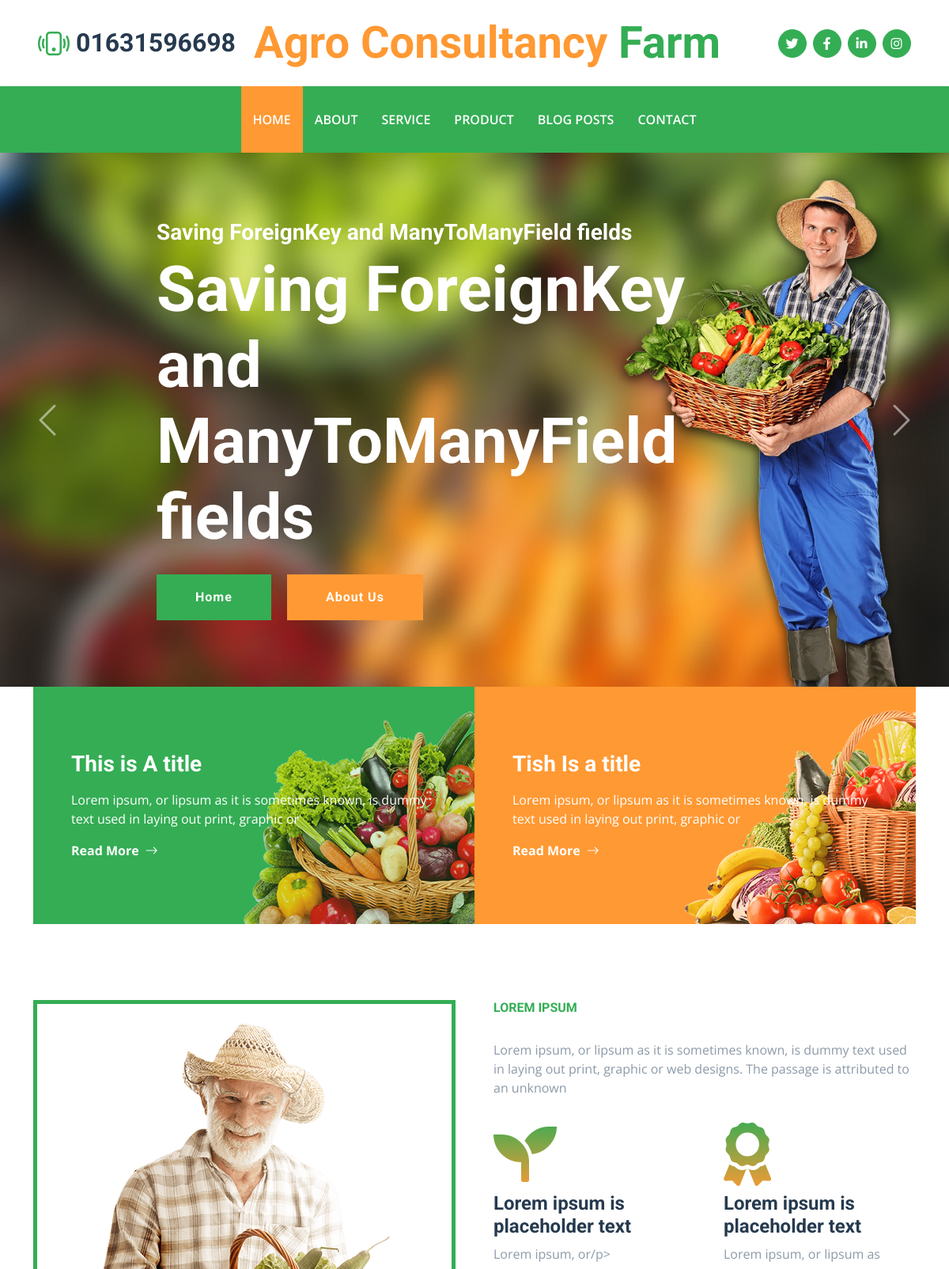
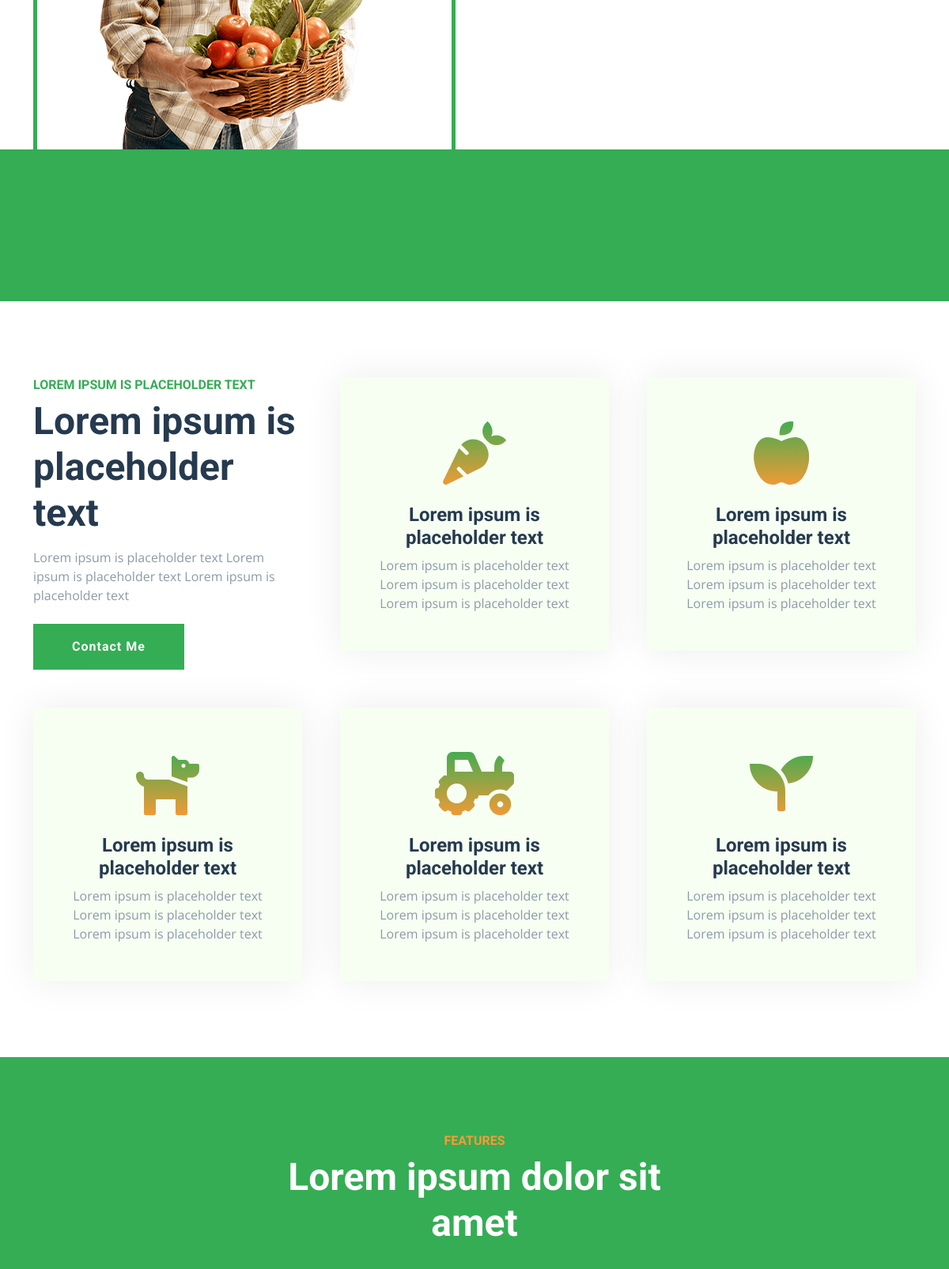
The page / (upper part) on the database its author committed (2 pictures, top to bottom).
### farm/models.py (models this page shows, shortened)
class home(models.Model):
    contact = models.CharField(max_length=100)
    brandName = models.CharField(max_length=100)
    twitter = models.CharField(max_length=100)
    facebook = models.CharField(max_length=100)
    linkedin = models.CharField(max_length=100)
    instagram = models.CharField(max_length=100)
    banner1T = models.CharField(max_length=100)
    banner1PD = models.CharField(max_length=100)
    banner2T = models.CharField(max_length=100)
    banner2PD = models.CharField(max_length=100)

class sloganBody(models.Model):
    image = models.ImageField(upload_to='img')
    title = models.CharField(max_length=100)
    slogan = models.TextField()
    button1N = models.CharField(max_length=100)
    button2N = models.CharField(max_length=100)
    button1L = models.CharField(max_length=100)
    button2L = models.CharField(max_length=100)
    creation_date = models.DateTimeField(auto_now_add=True)

class aboutme(models.Model):
	bd_img = models.ImageField(upload_to='img')
	bd_title = models.CharField(max_length=100)
	button1N = models.CharField(max_length=100)
	button2N = models.CharField(max_length=100)
	button1L = models.CharField(max_length=100)
	button2L = models.CharField(max_length=100)
	AU_img = models.ImageField(upload_to='img')
	Au_text = models.TextField()
	aU_title = models.CharField(max_length=100)
	aU_details = models.TextField()
	banner1T = models.CharField(max_length=100)
	banner1PD = models.CharField(max_length=100)
	banner2T = models.CharField(max_length=100)
	banner2PD = models.CharField(max_length=100)

class services(models.Model):
	img = models.ImageField(upload_to='img')
	bd_title = models.CharField(max_length=100)
	button1N = models.CharField(max_length=100)
	button2N = models.CharField(max_length=100)
	button1L = models.CharField(max_length=100)
	button2L = models.CharField(max_length=100)
	sr_text = models.CharField(max_length=100)
	sr_title = models.CharField(max_length=100)
	sr_details = models.TextField()
	sr_btn = models.CharField(max_length=100)
	sr_btnL = models.CharField(max_length=100)
	banner1T = models.CharField(max_length=100)
	banner1PD = models.TextField()
	banner2T = models.CharField(max_length=100)
	banner2PD = models.TextField()
	banner3T = models.CharField(max_length=100)
	banner3PD = models.TextField()
	banner4T = models.CharField(max_length=100)
	banner4PD = models.TextField()
	banner5T = models.CharField(max_length=100)
	banner5PD = models.TextField()

class features(models.Model):
	image = models.ImageField(upload_to='img')
	top_text = models.CharField(max_length=100)
	title = models.CharField(max_length=100)
	description = models.TextField()
	banner_1_title = models.CharField(max_length=100)
	banner_1_details = models.TextField()
	banner_2_title = models.CharField(max_length=100)
	banner_2_details = models.TextField()
	banner_3_title = models.CharField(max_length=100)
	banner_3_details = models.TextField()
	banner_4_title = models.CharField(max_length=100)
	banner_4_details = models.TextField()

### farm/views.py (the view)
# urls.py: path('', views.index, name= 'index'),
def index(request):
    footer = home.objects.get(id = 1)
    carousel = sloganBody.objects.all()
    about = aboutme.objects.get(id = 1)
    service = services.objects.get(id = 1)
    feature = features.objects.get(id = 1)
    products = addproducts.objects.all()
    condt = contact_page.objects.get(id=1)
    testimonia_image = testimonial.objects.get(id=1)
    testimonia_data = testimonial.objects.all()
    context = {'footer':footer , 'main':carousel ,
               'about':about , 'service':service ,
               'feature':feature , 'products': products,
               'condt':condt , 'testimonia_data':testimonia_data,
               'testimonia_image':testimonia_image}
    return render(request, 'index.html', context)

### farm/templates/index.html (shortened to what this page needs)
{% extends "layout.html" %}
{% block home %}active{% endblock %}
{% block body %}
    <div class="container-fluid p-0">
        <div id="header-carousel" class="carousel slide carousel-fade" data-bs-ride="carousel">
            <div class="carousel-inner">
                {% for i in main %}
                {% if forloop.counter == 1 %}
                <div class="carousel-item active">
                    {% else %}
                    <div class="carousel-item">
                {% endif %}
                    <img class="w-100" src="{{i.image.url}}" alt="Image">
                    <div class="carousel-caption top-0 bottom-0 start-0 end-0 d-flex flex-column align-items-center justify-content-center">
                        <div class="text-start p-5" style="max-width: 900px;">
                            <h3 class="text-white">{{i.title}}</h3>
                            <h1 class="display-1 text-white mb-md-4">{{i.slogan}}</h1>
                            <a href="{{i.button1L}}" class="btn btn-primary py-md-3 px-md-5 me-3">{{i.button1N}}</a>
                            <a href="{{i.button1L}}" class="btn btn-secondary py-md-3 px-md-5">{{i.button2N}}</a>
                        </div>
                    </div>
                </div>
                {% endfor %}
                </div>
            <button class="carousel-control-prev" type="button" data-bs-target="#header-carousel"
                data-bs-slide="prev">
                <span class="carousel-control-prev-icon" aria-hidden="true"></span>
            </button>
            <button class="carousel-control-next" type="button" data-bs-target="#header-carousel"
                data-bs-slide="next">
                <span class="carousel-control-next-icon" aria-hidden="true"></span>
            </button>
        </div>
    </div>
    <div class="container-fluid banner mb-5">
        <div class="container">
            <div class="row gx-0">
                <div class="col-md-6">
                    <div class="bg-primary bg-vegetable d-flex flex-column justify-content-center p-5" style="height: 300px;">
                        <h3 class="text-white mb-3">{{footer.banner1T}}</h3>
                        <p class="text-white">{{footer.banner1PD}}</p>
                        <a class="text-white fw-bold" href="">Read More<i class="bi bi-arrow-right ms-2"></i></a>
                    </div>
                </div>
                <div class="col-md-6">
                    <div class="bg-secondary bg-fruit d-flex flex-column justify-content-center p-5" style="height: 300px;">
                        <h3 class="text-white mb-3">{{footer.banner2T}}</h3>
                        <p class="text-white">{{footer.banner2PD}}</p>
                        <a class="text-white fw-bold" href="">Read More<i class="bi bi-arrow-right ms-2"></i></a>
                    </div>
                </div>
            </div>
        </div>
    </div>
    <div class="container-fluid about pt-5">
        <div class="container">
            <div class="row gx-5">
                <div class="col-lg-6 mb-5 mb-lg-0">
                    <div class="d-flex h-100 border border-5 border-primary border-bottom-0 pt-4">
                        <img class="img-fluid mt-auto mx-auto" src="{{about.AU_img.url}}">
                    </div>
                </div>
                <div class="col-lg-6 pb-5">
                    <div class="mb-3 pb-2">
                        <h6 class="text-primary text-uppercase">{{about.Au_text}}</h6>
                    </div>
                    <p class="mb-4">{{about.aU_details}}</p>
                    <div class="row gx-5 gy-4">
                        <div class="col-sm-6">
                            <i class="fa fa-seedling display-1 text-secondary"></i>
                            <h4>{{about.banner1T}}</h4>
                            <p class="mb-0">{{about.banner1PD}}/p>
                        </div>
                        <div class="col-sm-6">
                            <i class="fa fa-award display-1 text-secondary"></i>
                            <h4>{{about.banner2T}}</h4>
                            <p class="mb-0">{{about.banner2PD}}</p>
                        </div>
                    </div>
                </div>
            </div>
        </div>
    </div>
    <div class="container-fluid bg-primary facts py-5 mb-5">
        <div class="container py-5">
        </div>
    </div>
    <div class="container-fluid py-5">
        <div class="container">
            <div class="row g-5">
                <div class="col-lg-4 col-md-6">
                    <div class="mb-3">
                        <h6 class="text-primary text-uppercase">{{service.sr_text}}</h6>
                        <h1 class="display-5">{{service.sr_title}}</h1>
                    </div>
                    <p class="mb-4">{{service.sr_details}}</p>
                    <a href="{{service.sr_btnL}}" class="btn btn-primary py-md-3 px-md-5">{{service.sr_btn}}</a>
                </div>
                <div class="col-lg-4 col-md-6">
                    <div class="service-item bg-light text-center p-5">
                        <i class="fa fa-carrot display-1 text-primary mb-3"></i>
                        <h4>{{service.banner1T}}</h4>
                        <p class="mb-0">{{service.banner1PD}}</p>
                    </div>
                </div>
                <div class="col-lg-4 col-md-6">
                    <div class="service-item bg-light text-center p-5">
                        <i class="fa fa-apple-alt display-1 text-primary mb-3"></i>
                        <h4>{{service.banner2T}}</h4>
                        <p class="mb-0">{{service.banner2PD}}</p>
                    </div>
                </div>
                <div class="col-lg-4 col-md-6">
                    <div class="service-item bg-light text-center p-5">
                        <i class="fa fa-dog display-1 text-primary mb-3"></i>
                        <h4>{{service.banner3T}}</h4>
                        <p class="mb-0">{{service.banner3PD}}</p>
                    </div>
                </div>
                <div class="col-lg-4 col-md-6">
                    <div class="service-item bg-light text-center p-5">
                        <i class="fa fa-tractor display-1 text-primary mb-3"></i>
                        <h4>{{service.banner4T}}</h4>
                        <p class="mb-0">{{service.banner4PD}}</p>
                    </div>
                </div>
                <div class="col-lg-4 col-md-6">
                    <div class="service-item bg-light text-center p-5">
                        <i class="fa fa-seedling display-1 text-primary mb-3"></i>
                        <h4>{{service.banner5T}}</h4>
                        <p class="mb-0">{{service.banner5PD}}</p>
                    </div>
                </div>
            </div>
        </div>
    </div>
    <div class="container-fluid bg-primary feature py-5 pb-lg-0 my-5">
        <div class="container py-5 pb-lg-0">
            <div class="mx-auto text-center mb-3 pb-2" style="max-width: 500px;">
                <h6 class="text-uppercase text-secondary">{{feature.top_text}}</h6>
                <h1 class="display-5 text-white">{{feature.title}}</h1>
            </div>
            <div class="row g-5">
            </div>
        </div>
    </div>
   {% endblock %}

### farm/templates/layout.html (shortened to what this page needs)
<!DOCTYPE html>
<html lang="en">
{% load static %}
<head>
    <link href="https://cdnjs.cloudflare.com/ajax/libs/font-awesome/5.15.0/css/all.min.css" rel="stylesheet">
    <link href="https://cdn.jsdelivr.net/npm/bootstrap-icons@1.4.1/font/bootstrap-icons.css" rel="stylesheet">
    <link href="{% static 'lib/owlcarousel/assets/owl.carousel.min.css' %}" rel="stylesheet">
    <link href="{% static 'bootstrap.min.css' %}" rel="stylesheet">
    <link href="{% static 'style.css' %}" rel="stylesheet">
</head>
<body>
    <div class="container-fluid px-5 d-none d-lg-block">
        <div class="row gx-5 py-3 align-items-center">
            <div class="col-lg-3">
                <div class="d-flex align-items-center justify-content-start">
                    <i class="bi bi-phone-vibrate fs-1 text-primary me-2"></i>
                    <a href="tel:+88{{footer.contact}}"> <h2 class="mb-0">{{footer.contact}}</h2></a>
                </div>
            </div>
            <div class="col-lg-6">
                <div class="d-flex align-items-center justify-content-center">
                    <a href="/" class="navbar-brand ms-lg-5">
                        <h1 class="m-0 display-4 text-primary"><span class="text-secondary">{{footer.brandName}}</span> Farm</h1>
                    </a>
                </div>
            </div>
            <div class="col-lg-3">
                <div class="d-flex align-items-center justify-content-end">
                    <a class="btn btn-primary btn-square rounded-circle me-2" href="{{footer.twitter}}"><i class="fab fa-twitter"></i></a>
                    <a class="btn btn-primary btn-square rounded-circle me-2" href="{{footer.facebook}}"><i class="fab fa-facebook-f"></i></a>
                    <a class="btn btn-primary btn-square rounded-circle me-2" href="{{footer.linkedin}}"><i class="fab fa-linkedin-in"></i></a>
                    <a class="btn btn-primary btn-square rounded-circle" href="{{footer.instagram}}"><i class="fab fa-instagram"></i></a>
                </div>
            </div>
        </div>
    </div>
    <nav class="navbar navbar-expand-lg bg-primary navbar-dark shadow-sm py-3 py-lg-0 px-3 px-lg-5">
        <div class="collapse navbar-collapse" id="navbarCollapse">
            <div class="navbar-nav mx-auto py-0">
                <a href="/" class="nav-item nav-link {% block home %}{% endblock %}">Home</a>
                <a href="/about" class="nav-item nav-link {% block about %}{% endblock %}">About</a>
                <a href="/services" class="nav-item nav-link {% block services %}{% endblock %}">Service</a>
                <a href="/product" class="nav-item nav-link {% block product %}{% endblock %}">Product</a>
                <a href="/blog-posts" class="nav-item nav-link {% block pages %}{% endblock %}">Blog Posts</a>
                <a href="/contact" class="nav-item nav-link {% block contact %}{% endblock %}">Contact</a>
            </div>
        </div>
    </nav>
    {% block body %}
    {% endblock %}
</body>
</html>

### farm/static/style.css (style rules this page uses)
:root { --primary: #34AD54; --secondary: #FF9933; --light: #F6FFF2; --dark: #263A4F; }
.btn { font-family: 'Roboto', sans-serif; letter-spacing: 1px; font-weight: 700; transition: .5s; }
.btn-primary, .btn-secondary { color: #FFFFFF; }
.btn-square { width: 36px; height: 36px; }
.btn-square, .btn-sm-square, .btn-lg-square { padding-left: 0; padding-right: 0; text-align: center; }
.navbar-dark .navbar-nav .nav-link { padding: 30px 15px; font-size: 16px; font-weight: 600; color: #FFFFFF; text-transform: uppercase; transition: .5s; }
.navbar-dark .navbar-nav .nav-link:hover, .navbar-dark .navbar-nav .nav-link.active { background: var(--secondary); }
.carousel-control-prev, .carousel-control-next { width: 10%; }
.carousel-control-prev-icon, .carousel-control-next-icon { width: 3rem; height: 3rem; }
.bg-vegetable { background: linear-gradient(rgba(52, 173, 84, .2), rgba(52, 173, 84, .2)), url(../img/vegetable.png) bottom right no-repeat; background-size: contain; }
.bg-fruit { background: linear-gradient(rgba(255, 153, 51, .2), rgba(255, 153, 51, .2)), url(../img/fruit.png) bottom right no-repeat; background-size: contain; }
.service-item { box-shadow: 0 0 45px #EDEDED; transition: .5s; }
.about i, .service-item i { background-image: linear-gradient(var(--primary), var(--secondary)); -webkit-background-clip: text; -webkit-text-fill-color: transparent; transition: .5s; }

### rows shown on the page
home: contact "01631596698", brandName "Agro Consultancy", banner1T "This is A title", banner1PD "Lorem ipsum, or lipsum as it is sometimes known, is dummy text used in laying out print, graphic or", banner2T "Tish Is a title", banner2PD "Lorem ipsum, or lipsum as it is sometimes known, is dummy text used in laying out print, graphic or"
sloganBody: image (picture), title "Saving ForeignKey and ManyToManyField fields", slogan "Saving ForeignKey and ManyToManyField fields", button1N "Home", button2N "About Us"
aboutme: AU_img (picture), Au_text "LOREM IPSUM", aU_details "Lorem ipsum, or lipsum as it is sometimes known, is dummy text used in laying out print, graphic or web designs. The passage is attributed to an unknown", banner1T "Lorem ipsum is placeholder text", banner1PD "Lorem ipsum, or", banner2T "Lorem ipsum is placeholder text", banner2PD "Lorem ipsum, or lipsum as"
services: sr_text "LOREM IPSUM IS PLACEHOLDER TEXT", sr_title "Lorem ipsum is placeholder text", sr_details "Lorem ipsum is placeholder text Lorem ipsum is placeholder text Lorem ipsum is placeholder text", sr_btn "Contact Me", banner1T "Lorem ipsum is placeholder text", banner1PD "Lorem ipsum is placeholder text Lorem ipsum is placeholder text Lorem ipsum is placeholder text", banner2T "Lorem ipsum is placeholder text", banner2PD "Lorem ipsum is placeholder text Lorem ipsum is placeholder text Lorem ipsum is placeholder text", banner3T "Lorem ipsum is placeholder text", banner3PD "Lorem ipsum is placeholder text Lorem ipsum is placeholder text Lorem ipsum is placeholder text", banner4T "Lorem ipsum is placeholder text", banner4PD "Lorem ipsum is placeholder text Lorem ipsum is placeholder text Lorem ipsum is placeholder text", banner5T "Lorem ipsum is placeholder text", banner5PD "Lorem ipsum is placeholder text Lorem ipsum is placeholder text Lorem ipsum is placeholder text"
features: top_text "FEATURES", title "Lorem ipsum dolor sit amet"
